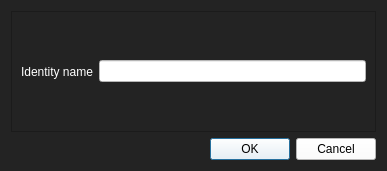
<?xml version="1.0" encoding="UTF-8"?>
<ui version="4.0">
 <class>Dialog</class>
 <widget class="QDialog" name="Dialog">
  <property name="geometry">
   <rect>
    <x>0</x>
    <y>0</y>
    <width>387</width>
    <height>171</height>
   </rect>
  </property>
  <property name="windowTitle">
   <string>Dialog</string>
  </property>
  <property name="styleSheet">
   <string notr="true">background-color: rgb(35, 35, 35);</string>
  </property>
  <layout class="QVBoxLayout" name="verticalLayout">
   <item>
    <widget class="QFrame" name="frame">
     <property name="frameShape">
      <enum>QFrame::StyledPanel</enum>
     </property>
     <property name="frameShadow">
      <enum>QFrame::Raised</enum>
     </property>
     <layout class="QHBoxLayout" name="horizontalLayout">
      <item>
       <widget class="QLabel" name="label">
        <property name="styleSheet">
         <string notr="true">color: rgb(255, 255, 255);</string>
        </property>
        <property name="text">
         <string>Identity name</string>
        </property>
       </widget>
      </item>
      <item>
       <widget class="QLineEdit" name="line_identity_name">
        <property name="styleSheet">
         <string notr="true">background-color: rgb(255, 255, 255);
color: rgb(0, 0, 0);</string>
        </property>
       </widget>
      </item>
     </layout>
    </widget>
   </item>
   <item>
    <widget class="QDialogButtonBox" name="buttonBox">
     <property name="styleSheet">
      <string notr="true">background-color: rgb(255, 255, 255);</string>
     </property>
     <property name="orientation">
      <enum>Qt::Horizontal</enum>
     </property>
     <property name="standardButtons">
      <set>QDialogButtonBox::Cancel|QDialogButtonBox::Ok</set>
     </property>
    </widget>
   </item>
  </layout>
 </widget>
 <resources/>
 <connections>
  <connection>
   <sender>buttonBox</sender>
   <signal>accepted()</signal>
   <receiver>Dialog</receiver>
   <slot>accept()</slot>
   <hints>
    <hint type="sourcelabel">
     <x>248</x>
     <y>254</y>
    </hint>
    <hint type="destinationlabel">
     <x>157</x>
     <y>274</y>
    </hint>
   </hints>
  </connection>
  <connection>
   <sender>buttonBox</sender>
   <signal>rejected()</signal>
   <receiver>Dialog</receiver>
   <slot>reject()</slot>
   <hints>
    <hint type="sourcelabel">
     <x>316</x>
     <y>260</y>
    </hint>
    <hint type="destinationlabel">
     <x>286</x>
     <y>274</y>
    </hint>
   </hints>
  </connection>
 </connections>
</ui>
